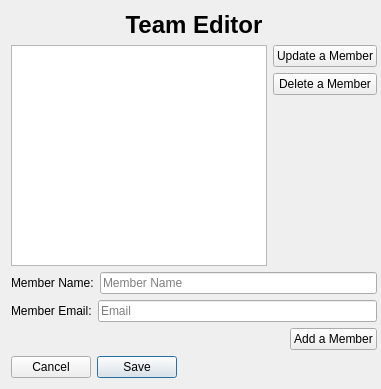
<?xml version="1.0" encoding="UTF-8"?>
<ui version="4.0">
 <class>TeamDialog</class>
 <widget class="QDialog" name="TeamDialog">
  <property name="windowModality">
   <enum>Qt::ApplicationModal</enum>
  </property>
  <property name="geometry">
   <rect>
    <x>0</x>
    <y>0</y>
    <width>381</width>
    <height>389</height>
   </rect>
  </property>
  <property name="windowTitle">
   <string>Team Editor</string>
  </property>
  <layout class="QFormLayout" name="formLayout">
   <item row="0" column="0">
    <layout class="QVBoxLayout" name="verticalLayout_3">
     <item>
      <layout class="QVBoxLayout" name="verticalLayout_2">
       <item>
        <widget class="QLabel" name="labelTeam">
         <property name="font">
          <font>
           <pointsize>18</pointsize>
           <weight>75</weight>
           <bold>true</bold>
          </font>
         </property>
         <property name="text">
          <string>Team Editor</string>
         </property>
         <property name="alignment">
          <set>Qt::AlignCenter</set>
         </property>
        </widget>
       </item>
       <item>
        <layout class="QHBoxLayout" name="horizontalLayout_4">
         <item>
          <widget class="QListWidget" name="listMember"/>
         </item>
         <item>
          <layout class="QVBoxLayout" name="verticalLayout">
           <item>
            <widget class="QPushButton" name="buttonUpdateMember">
             <property name="text">
              <string>Update a Member</string>
             </property>
            </widget>
           </item>
           <item>
            <widget class="QPushButton" name="buttonDeleteMember">
             <property name="text">
              <string>Delete a Member</string>
             </property>
            </widget>
           </item>
           <item>
            <spacer name="verticalSpacer">
             <property name="orientation">
              <enum>Qt::Vertical</enum>
             </property>
             <property name="sizeHint" stdset="0">
              <size>
               <width>20</width>
               <height>40</height>
              </size>
             </property>
            </spacer>
           </item>
          </layout>
         </item>
        </layout>
       </item>
       <item>
        <layout class="QHBoxLayout" name="horizontalLayout">
         <item>
          <widget class="QLabel" name="labelMemberName">
           <property name="text">
            <string>Member Name:</string>
           </property>
          </widget>
         </item>
         <item>
          <widget class="QLineEdit" name="lineMemberName">
           <property name="placeholderText">
            <string>Member Name</string>
           </property>
          </widget>
         </item>
        </layout>
       </item>
       <item>
        <layout class="QHBoxLayout" name="horizontalLayout_2">
         <item>
          <widget class="QLabel" name="labelEmail">
           <property name="text">
            <string>Member Email:</string>
           </property>
          </widget>
         </item>
         <item>
          <widget class="QLineEdit" name="lineEmail">
           <property name="placeholderText">
            <string>Email</string>
           </property>
          </widget>
         </item>
        </layout>
       </item>
       <item>
        <layout class="QHBoxLayout" name="horizontalLayout_3">
         <item>
          <spacer name="horizontalSpacer">
           <property name="orientation">
            <enum>Qt::Horizontal</enum>
           </property>
           <property name="sizeHint" stdset="0">
            <size>
             <width>40</width>
             <height>20</height>
            </size>
           </property>
          </spacer>
         </item>
         <item>
          <widget class="QPushButton" name="buttonAddMember">
           <property name="text">
            <string>Add a Member</string>
           </property>
          </widget>
         </item>
        </layout>
       </item>
      </layout>
     </item>
     <item>
      <widget class="QDialogButtonBox" name="buttonBox">
       <property name="layoutDirection">
        <enum>Qt::RightToLeft</enum>
       </property>
       <property name="orientation">
        <enum>Qt::Horizontal</enum>
       </property>
       <property name="standardButtons">
        <set>QDialogButtonBox::Cancel|QDialogButtonBox::Save</set>
       </property>
      </widget>
     </item>
    </layout>
   </item>
  </layout>
 </widget>
 <resources/>
 <connections>
  <connection>
   <sender>buttonBox</sender>
   <signal>accepted()</signal>
   <receiver>TeamDialog</receiver>
   <slot>accept()</slot>
   <hints>
    <hint type="sourcelabel">
     <x>229</x>
     <y>349</y>
    </hint>
    <hint type="destinationlabel">
     <x>157</x>
     <y>274</y>
    </hint>
   </hints>
  </connection>
  <connection>
   <sender>buttonBox</sender>
   <signal>rejected()</signal>
   <receiver>TeamDialog</receiver>
   <slot>reject()</slot>
   <hints>
    <hint type="sourcelabel">
     <x>297</x>
     <y>355</y>
    </hint>
    <hint type="destinationlabel">
     <x>286</x>
     <y>274</y>
    </hint>
   </hints>
  </connection>
 </connections>
</ui>
